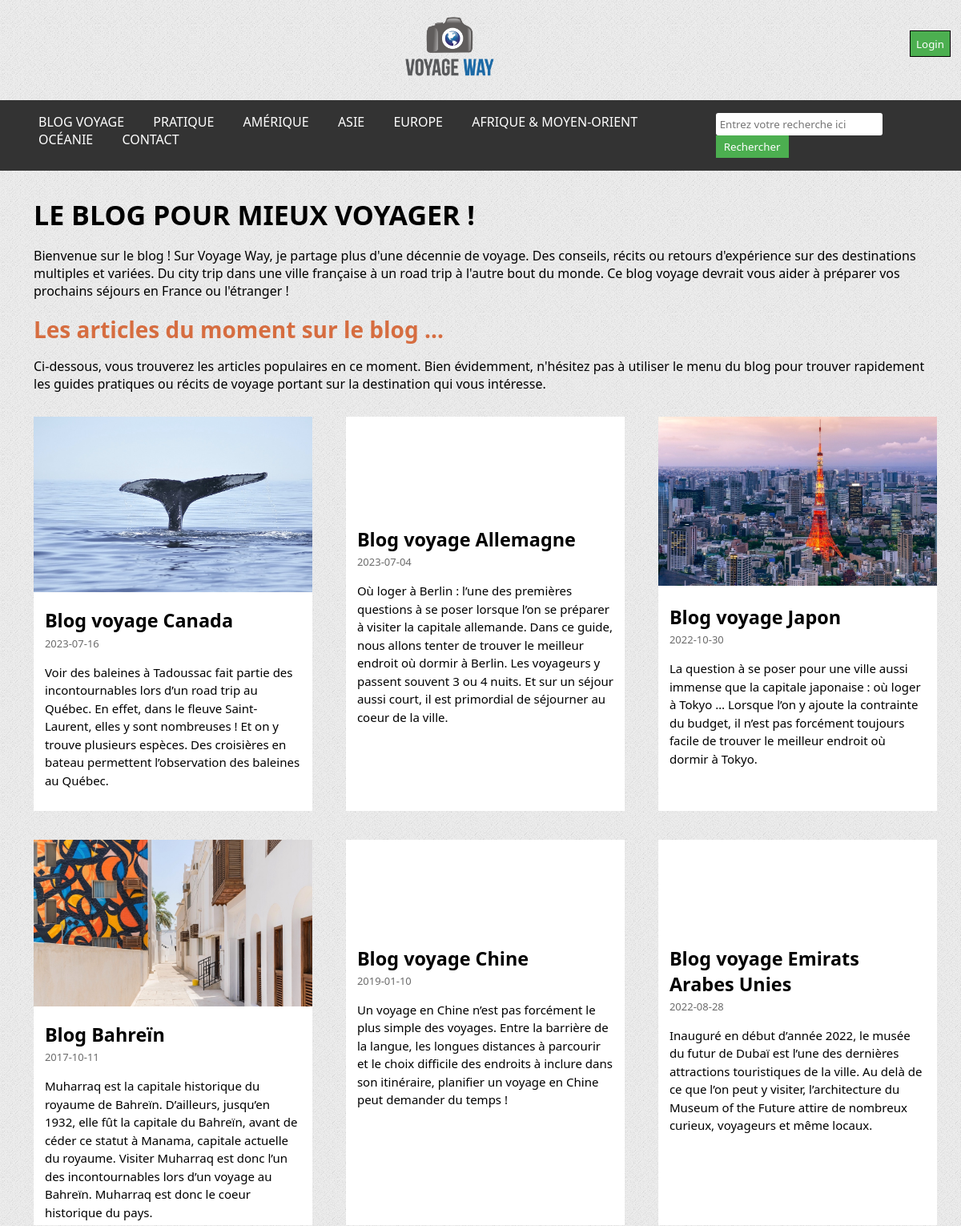
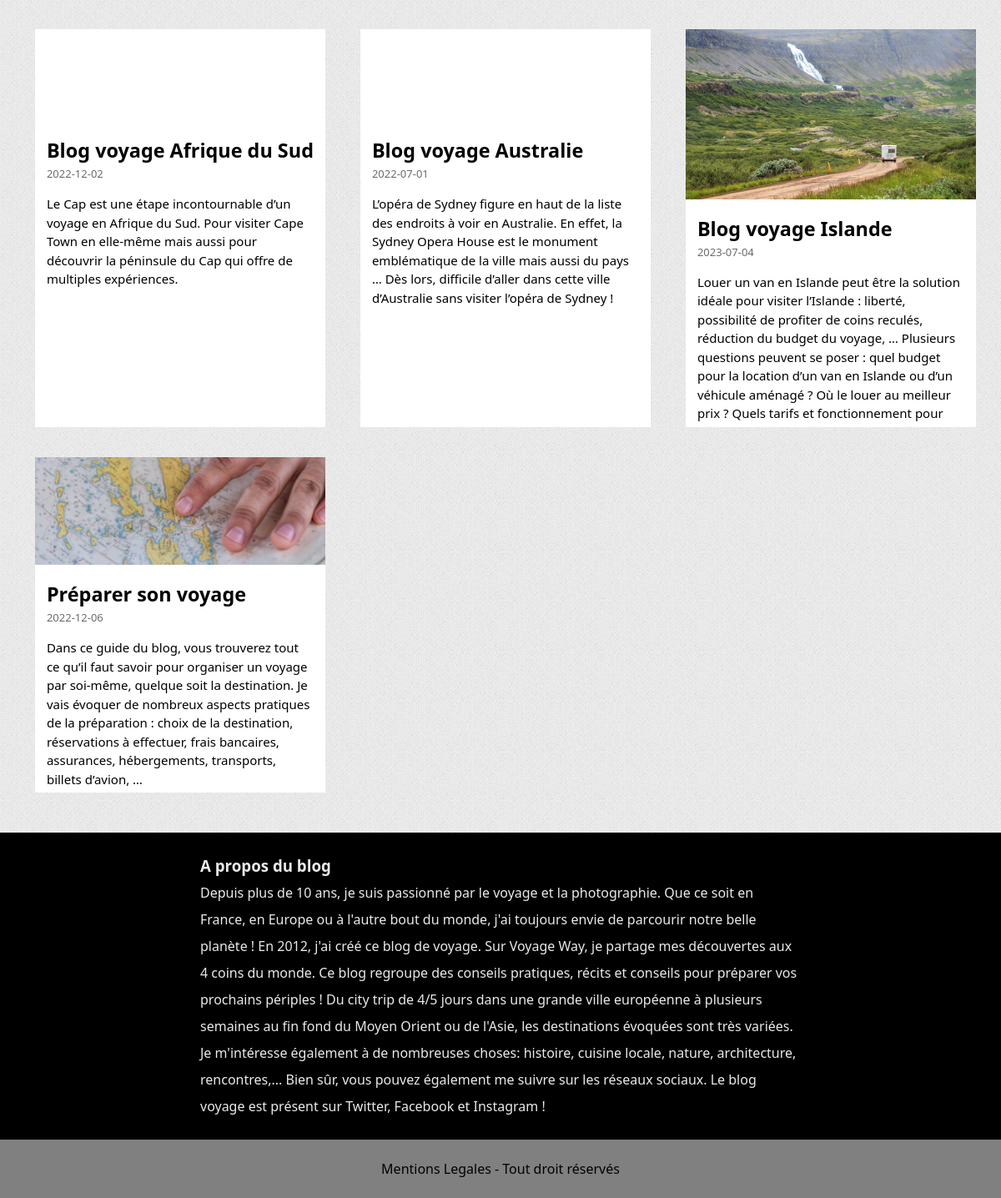
The page / on the database its author committed (2 pictures, top to bottom).
### tables this page shows
CREATE TABLE IF NOT EXISTS `categorie` (
  `id_categorie` int(11) NOT NULL AUTO_INCREMENT,
  `nom` varchar(50) NOT NULL,
  `titre` varchar(100) NOT NULL,
  `description` varchar(500) NOT NULL,
  `continent` varchar(50) NOT NULL,
  PRIMARY KEY (`id_categorie`)
);

CREATE TABLE IF NOT EXISTS `article` (
  `id_article` int(11) NOT NULL AUTO_INCREMENT,
  `titre` varchar(90) NOT NULL,
  `date` date NOT NULL,
  `photo_principale` varchar(255) NOT NULL,
  `resume` varchar(1000) NOT NULL,
  `sous_titre_1` varchar(100) NOT NULL,
  `contenu_1` text NOT NULL,
  `photo_1` varchar(255) NOT NULL,
  `sous_titre_2` varchar(90) NOT NULL,
  `contenu_2` text NOT NULL,
  `photo_2` varchar(255) NOT NULL,
  `sous_titre_3` varchar(90) NOT NULL,
  `photo_3` varchar(255) NOT NULL,
  `contenu_3` text NOT NULL,
  `categorie` int(11) NOT NULL,
  `sous_categorie` varchar(60) NOT NULL,
  PRIMARY KEY (`id_article`),
  KEY `FK_id_categorie_article` (`categorie`)
);

### components/connexion.php (called while the page is built, shortened)
<?php
    class MaConnexion {
        private $Connection;
        public function __construct($NewDatabaseName, $NewUser, $NewPassword, $NewHost)
        {
            $this->DatabaseName = $NewDatabaseName;
            $this->User = $NewUser;
            $this->Password = $NewPassword;
            $this->Host = $NewHost;
            try {
                $DataSourceName = "mysql:host=$this->Host;dbname=$this->DatabaseName;charset=utf8mb4";
                $this->Connection = new PDO($DataSourceName, $this->User, $this->Password);
                $this->Connection->setAttribute(PDO::ATTR_ERRMODE, PDO::ERRMODE_EXCEPTION);
            } catch (PDOException $e) {
                echo "Erreur: " . $e->getMessage();
            }
        }
        public function select($Table, $Column, $ConditionField = 1)
        {
            try {
                $SQLQueryString = "SELECT $Column FROM `$Table` WHERE $ConditionField";
                $Result = $this->Connection->query($SQLQueryString);
                return $Result->fetchAll(PDO::FETCH_ASSOC);
            } catch (PDOException $e) {
                echo "Erreur: " . $e->getMessage();
                return false;
            }
        }
        public function select_full_article_all($Condition = 1)
        {
            try {
                $SQLQueryString = "SELECT *
                FROM `article`
                INNER JOIN `categorie` ON `article`.`categorie` = `categorie`.`id_categorie`
                WHERE $Condition ;
                ";
                $Result = $this->Connection->query($SQLQueryString);
                return $Result->fetchAll(PDO::FETCH_ASSOC);
            } catch (PDOException $e) {
                echo "Erreur: " . $e->getMessage();
                return false;
            }
        }
    }
?>

### components/commons.php (called while the page is built, shortened)
<?php
    function GetImagePath($Filename, $CategorySub)
    {
        return './images/' . strtolower($CategorySub) . '/' . $Filename;
    }
?>

### index.php (the view, shortened to what this page needs)
<?php
    require_once("./components/connexion.php");
    require_once('./components/commons.php');
?>
<!DOCTYPE html>
<html lang="en">
<head>
    <link rel="stylesheet" href="style.css">
</head>
<body>
    <header>
        <?php include_once './components/navbar.php' ?>
    </header>
    <main>
        <section class="entete">
            <h1 class="titre">Le blog pour mieux voyager !</h1>
            <p class="presentation">
                Bienvenue sur le blog ! Sur Voyage Way, je partage plus d'une décennie de voyage. Des conseils, récits ou retours d'expérience sur des destinations multiples et variées. Du city trip dans une ville française à un road trip à l'autre bout du monde. Ce blog voyage devrait vous aider à préparer vos prochains séjours en France ou l'étranger !
            </p>
            <h2>Les articles du moment sur le blog ...</h2>
            <p class="presentation">
                Ci-dessous, vous trouverez les articles populaires en ce moment. Bien évidemment, n'hésitez pas à utiliser le menu du blog pour trouver rapidement les guides pratiques ou récits de voyage portant sur la destination qui vous intéresse.
            </p>
        </section>
        <section class="card-container">
            <?php
                $AllVisibleArticles = $NewConnection->select_full_article_all('`categorie`.`nom` <> "brouillon"');
                foreach($AllVisibleArticles as $display)
                {
                    echo
                    '<div class="card">
                        <div>
                            <img src="' . GetImagePath( $display['photo_principale'], $display['sous_categorie'] ) . '" class="card-image" alt="">
                        </div>
                        <div class= "card-text">
                            <a href="article.php?id_article=' . $display['id_article'] . '" class="card-title"><h3>' . $display['titre'] . '</h3></a>
                            <p class="date">' . $display['date'] . '</p>
                            <p class="resume">' . $display['resume'] . '</p>
                        </div>
                    </div>';
                }
            ?>
        </section>
    </main>
<footer>
    <?php include_once './components/footer.php' ?>
</footer>
</body>
</html>

### components/navbar.php (shortened to what this page needs)
<?php
    require_once("./components/commons.php");
    require_once("./components/connexion.php");
    $NewConnection = new MaConnexion("viaje", "root", "", "localhost");
    $IsUserLoggedIn = isset($_SESSION['CurrentUser']);
?>
<link rel="stylesheet" href="https://cdnjs.cloudflare.com/ajax/libs/font-awesome/6.4.0/css/all.min.css" />
<div id="SiteHead">
    <a z-index="1" href="index.php"><img id="Blazon" class="logo" src="./images/icons_site_main.png" alt="L'image principale du site">
    </a>
    <div z-index="2" class="float-login">
        <?php if ($IsUserLoggedIn): $UserIcon = './images/icons_user_role_' . $_SESSION['UserRole'] . '.png';
            ?>
            <form method="POST" action="controller.php"><input type="submit" name="Intention" value="Logout" class="ConnexionButtons red-button" ></form>
            <a href="./profile.php"><img src=<?php echo '"' . $UserIcon . '"'; ?> alt="User Role Image" style="width: 32px; height: 32px;"></a>
        <?php else: ?>
            <button class="ConnexionButtons green-button" onclick="window.location='./login.php'">Login</button>
        <?php endif ?>
    </div>
</div>
<nav class="navbar">
    <div class="topnav" id="myTopnav">
        <div class="parallax dropdown">
            <a href="./index.php">BLOG VOYAGE</a>
        </div>
        <div class="dropdown parallax">
            <?php $Nav = $NewConnection->select("categorie", "*", "continent= 'Pratique'");
                foreach ($Nav as $display) {
                    echo'<a href="categorie.php?id_categorie='. $display['id_categorie']. '">' .$display['nom'] . '</a>';
                }
            ?>
        </div>
        <div class="dropdown parallax">
            <a class="parallax" href="#">AMÉRIQUE</a>
        </div>
        <div class="dropdown parallax">
            <a href="#">ASIE</a>
        </div>
        <div class="dropdown parallax">
            <a href="#">EUROPE</a>
        </div>
        <div class="dropdown parallax">
            <a href="#">AFRIQUE &amp; MOYEN-ORIENT</a>
        </div>
        <div class="dropdown parallax">
            <a href="#">OCÉANIE</a>
        </div>
        <div class="dropdown parallax">
            <a href="./contact.php">CONTACT</a>
        </div>
    </div>
    <div class="topnav" id="search">
        <form method="GET" action="recherche.php">
            <input type="text" name="search_query" id="search_query" placeholder="Entrez votre recherche ici">
            <button type="submit">Rechercher</button>
        </form>
    </div>
</nav>

### style.css (style rules this page uses)
* { font-family: "Segoe UI", Helvetica, Arial, sans-serif, "Apple Color Emoji", "Segoe UI Emoji", "Segoe UI Symbol"; padding: 0; margin: 0; }
body { display: flex; flex-direction: column; background-image: url('./images/body-bg1.png'); background-color: #f0f0f0; }
header { display: flex; flex-direction: column; }
header #Blazon { height: 100%; width: 10%; margin-top: 1em; }
header nav { margin-top: 1em; margin-bottom: 2em; }
header #SiteHead { display: inline-flex; text-align: center; align-items: center; }
header #SiteHead > a { width: 100%; }
header .ConnexionButtons { border-radius: 0; padding: 0.5em; margin-left: 1em; margin-right: 1em; border: 1px solid #000; cursor: pointer; }
#CommentaireForm button, .green-button { border: 1px solid black; background-color: #4caf50; color: white; cursor: pointer; padding: 0.4em; }
.card-container { display: flex; justify-content: flex-start; flex-wrap: wrap; padding: 1% 0 ; }
.card { display: grid; justify-items: center; width: 29%; background-color: #fff; margin-left: 3.5%; margin-bottom: 3%; }
.card-image { width: 100%; }
.card-text { padding: 4%; height: 15em; overflow: hidden; }
.card-title { color: #000; font-size: 20px; text-decoration: none; }
.titre { text-transform: uppercase; font-weight: bold; font-size: 34px; margin-bottom: 1.5%; }
.entete { padding: 0 3.5%; }
.entete h2 { color:#D66D40; font-size: 28px; margin-bottom: 1.5%; }
.presentation { margin-bottom: 1.6%; }
.date { color: #6B6B6B; font-size: 13px; margin-top: 1%; }
.resume { line-height: 1.5; font-size: 15px; margin-top: 5%; }

### components/navbar.php (style rules this page uses)
.logo { width: 200px; height: auto; display: block; margin: 10px auto; }
.navbar { background-color: #333; padding-top: 1em; padding-right: 3em; padding-bottom: 1em; padding-left: 3em; display: flex; position: relative; z-index: 2; }
.navbar a { color: white; font-size: 1em; margin-right: 2em; text-decoration: none; text-transform: uppercase; }
.dropdown { position: relative; display: inline-block; }
#search { display: inline-block; }
#search input[type="text"] { padding: 5px; border-radius: 3px; border: none; }
#search button { padding: 5px 10px; background-color: #4CAF50; color: white; border: none; cursor: pointer; }
.float-login { float: right; }
.parallax { cursor: pointer; }

### rows shown on the page
categorie: nom "PRATIQUE"
article: photo_principale+sous_categorie (picture), categorie.titre "Blog voyage Canada", date "2023-07-16", resume "Voir des baleines à Tadoussac fait partie des incontournables lors d’un road trip au Québec. En effet, dans le fleuve Saint-Laurent, elles y sont nombreuses ! Et on y trouve plusieurs espèces. Des croisières en bateau permettent l’observation des baleines au Québec."
article: categorie.titre "Blog voyage Allemagne", date "2023-07-04", resume "Où loger à Berlin : l’une des premières questions à se poser lorsque l’on se préparer à visiter la capitale allemande. Dans ce guide, nous allons tenter de trouver le meilleur endroit où dormir à Berlin. Les voyageurs y passent souvent 3 ou 4 nuits. Et sur un séjour aussi court, il est primordial de séjourner au coeur de la ville."
article: photo_principale+sous_categorie (picture), categorie.titre "Blog voyage Japon", date "2022-10-30", resume "La question à se poser pour une ville aussi immense que la capitale japonaise : où loger à Tokyo … Lorsque l’on y ajoute la contrainte du budget, il n’est pas forcément toujours facile de trouver le meilleur endroit où dormir à Tokyo."
article: photo_principale+sous_categorie (picture), categorie.titre "Blog Bahreïn", date "2017-10-11", resume "Muharraq est la capitale historique du royaume de Bahreïn. D’ailleurs, jusqu’en 1932, elle fût la capitale du Bahreïn, avant de céder ce statut à Manama, capitale actuelle du royaume. Visiter Muharraq est donc l’un des incontournables lors d’un voyage au Bahreïn. Muharraq est donc le coeur historique du pays."
article: categorie.titre "Blog voyage Chine", date "2019-01-10", resume "Un voyage en Chine n’est pas forcément le plus simple des voyages. Entre la barrière de la langue, les longues distances à parcourir et le choix difficile des endroits à inclure dans son itinéraire, planifier un voyage en Chine peut demander du temps !"
article: categorie.titre "Blog voyage Emirats Arabes Unies", date "2022-08-28", resume "Inauguré en début d’année 2022, le musée du futur de Dubaï est l’une des dernières attractions touristiques de la ville. Au delà de ce que l’on peut y visiter, l’architecture du Museum of the Future attire de nombreux curieux, voyageurs et même locaux."
article: categorie.titre "Blog voyage Afrique du Sud", date "2022-12-02", resume "Le Cap est une étape incontournable d’un voyage en Afrique du Sud. Pour visiter Cape Town en elle-même mais aussi pour découvrir la péninsule du Cap qui offre de multiples expériences."
article: categorie.titre "Blog voyage Australie", date "2022-07-01", resume "L’opéra de Sydney figure en haut de la liste des endroits à voir en Australie. En effet, la Sydney Opera House est le monument emblématique de la ville mais aussi du pays … Dès lors, difficile d’aller dans cette ville d’Australie sans visiter l’opéra de Sydney !"
article: photo_principale+sous_categorie (picture), categorie.titre "Blog voyage Islande", date "2023-07-04", resume "Louer un van en Islande peut être la solution idéale pour visiter l’Islande : liberté, possibilité de profiter de coins reculés, réduction du budget du voyage, … Plusieurs questions peuvent se poser : quel budget pour la location d’un van en Islande ou d’un véhicule aménagé ? Où le louer au meilleur prix ? Quels tarifs et fonctionnement pour…"
article: photo_principale+sous_categorie (picture), categorie.titre "Préparer son voyage", date "2022-12-06", resume "Dans ce guide du blog, vous trouverez tout ce qu’il faut savoir pour organiser un voyage par soi-même, quelque soit la destination. Je vais évoquer de nombreux aspects pratiques de la préparation : choix de la destination, réservations à effectuer, frais bancaires, assurances, hébergements, transports, billets d’avion, …"
